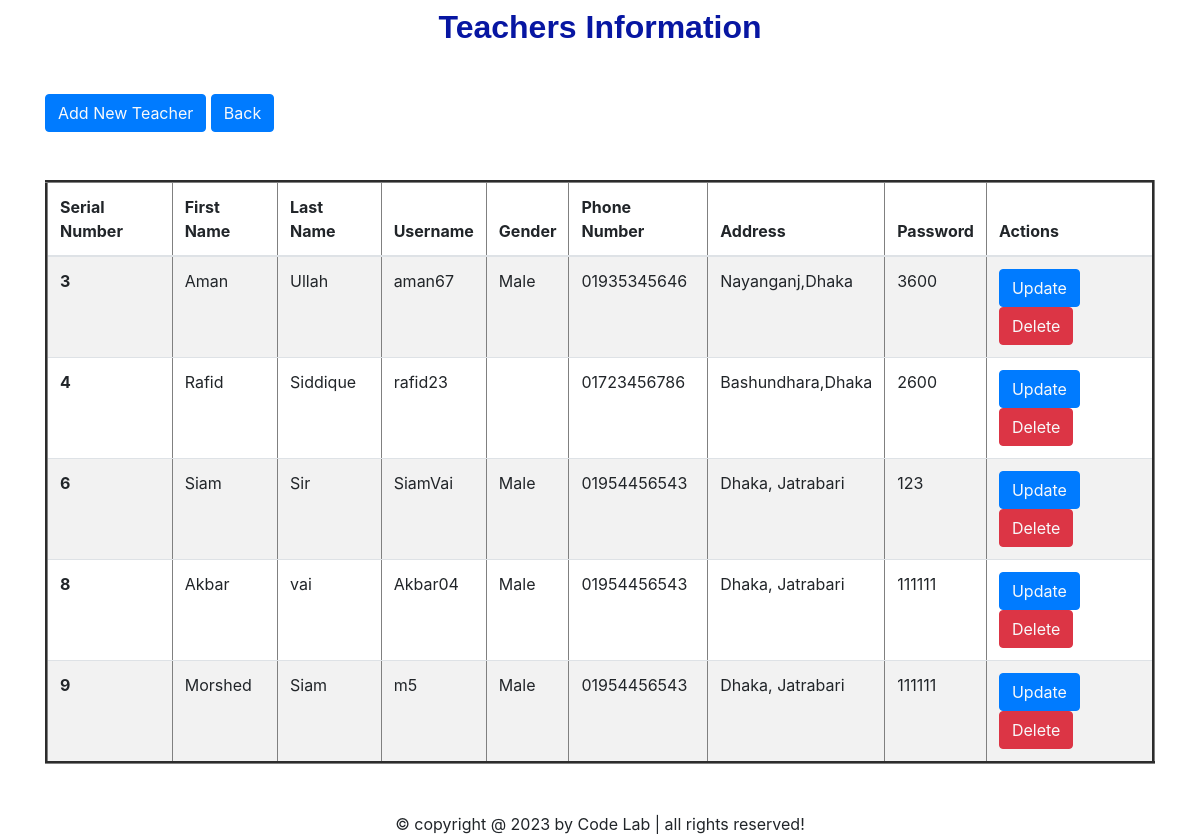
The app's page /manage_teacher.php with its own data.
### tables this page shows
CREATE TABLE `teacher_registration` (
  `t_id` int(10) NOT NULL,
  `fname` varchar(50) NOT NULL,
  `lname` varchar(50) NOT NULL,
  `uname` varchar(50) NOT NULL,
  `DOB` date NOT NULL,
  `gender` varchar(50) NOT NULL,
  `email` varchar(50) NOT NULL,
  `phone` varchar(50) NOT NULL,
  `address` varchar(50) NOT NULL,
  `password` varchar(50) NOT NULL
);

### manage_teacher.php (the view, shortened to what this page needs)
<!doctype html>
<html lang="en">
  <head>
    <link rel="stylesheet" href="https://maxcdn.bootstrapcdn.com/bootstrap/4.0.0/css/bootstrap.min.css">
  </head>
  <body>
  <center><h2 style="-webkit-text-fill-color:hsl(234, 92%, 33%);font-family:sans-serif ;"><b>Teachers Information</b></h2></center>
    <div class="container my-5">
     <button class="btn btn-primary"><a href="teacher_registration.php" class="text-light"> Add New Teacher</a></button>
     <button class="btn btn-primary"><a href="admin_homepage.php" class="text-light">Back</a></button><br>
    <table class="table table-striped table-hover  my-5" border= "3">
  <thead>
    <tr>
      <th scope="col">Serial Number</th>
      <th scope="col">First Name</th>
      <th scope="col">Last Name</th>
      <th scope="col">Username</th>
      <th scope="col">Gender</th>
      <th scope="col">Phone Number</th>
      <th scope="col">Address</th>
      <th scope="col">Password</th>
      <th scope="col">Actions</th>
    </tr>
  </thead>
  <tbody>
    <?php
     @include 'dbcon.php';
      $sql=" SELECT *FROM teacher_registration";
      $result=mysqli_query($conn,$sql);
      if($result)
      {
        while($row=mysqli_fetch_assoc($result))
        {
            $t_id=$row['t_id'];
            $fname=$row['fname'];
            $lname=$row['lname'];
            $uname=$row['uname'];
            $gender=$row['gender'];
            $phone=$row['phone'];
            $address=$row['address'];
            $password=$row['password'];
            echo '<tr>
            <th scope="row">'.$t_id.'</th>
            <td>'. $fname.'</td>
            <td>'. $lname.'</td>
            <td>'. $uname.'</td>
            <td>'. $gender.'</td>
            <td>'. $phone.'</td>
            <td>'. $address.'</td>
            <td>'. $password.'</td>
            <td>
            <button class="btn btn-primary"><a href="update_teacher.php?updatet_id='.$t_id.' " class="text-light">Update</a></button>
            <button class="btn btn-danger"><a href="delete_teacher.php?deletet_id='.$t_id.' " class="text-light">Delete</a></button>
            </td>
          </tr>';
        }
      }
    ?>
  </tbody>
</table>
</div>
<footer class="footer">
   <center>&copy; copyright @ 2023 by <span>Code Lab</span> | all rights reserved!</center>
</footer>
  </body>
</html>

### records on screen
teacher_registration: t_id "3", fname "Aman", lname "Ullah", uname "aman67", gender "Male", phone "01935345646", address "Nayanganj,Dhaka", password "3600"
teacher_registration: t_id "4", fname "Rafid", lname "Siddique", uname "rafid23", phone "01723456786", address "Bashundhara,Dhaka", password "2600"
teacher_registration: t_id "6", fname "Siam", lname "Sir", uname "SiamVai", gender "Male", phone "01954456543", address "Dhaka, Jatrabari", password "123"
teacher_registration: t_id "8", fname "Akbar", lname "vai", uname "Akbar04", gender "Male", phone "01954456543", address "Dhaka, Jatrabari", password "111111"
teacher_registration: t_id "9", fname "Morshed", lname "Siam", uname "m5", gender "Male", phone "01954456543", address "Dhaka, Jatrabari", password "111111"
